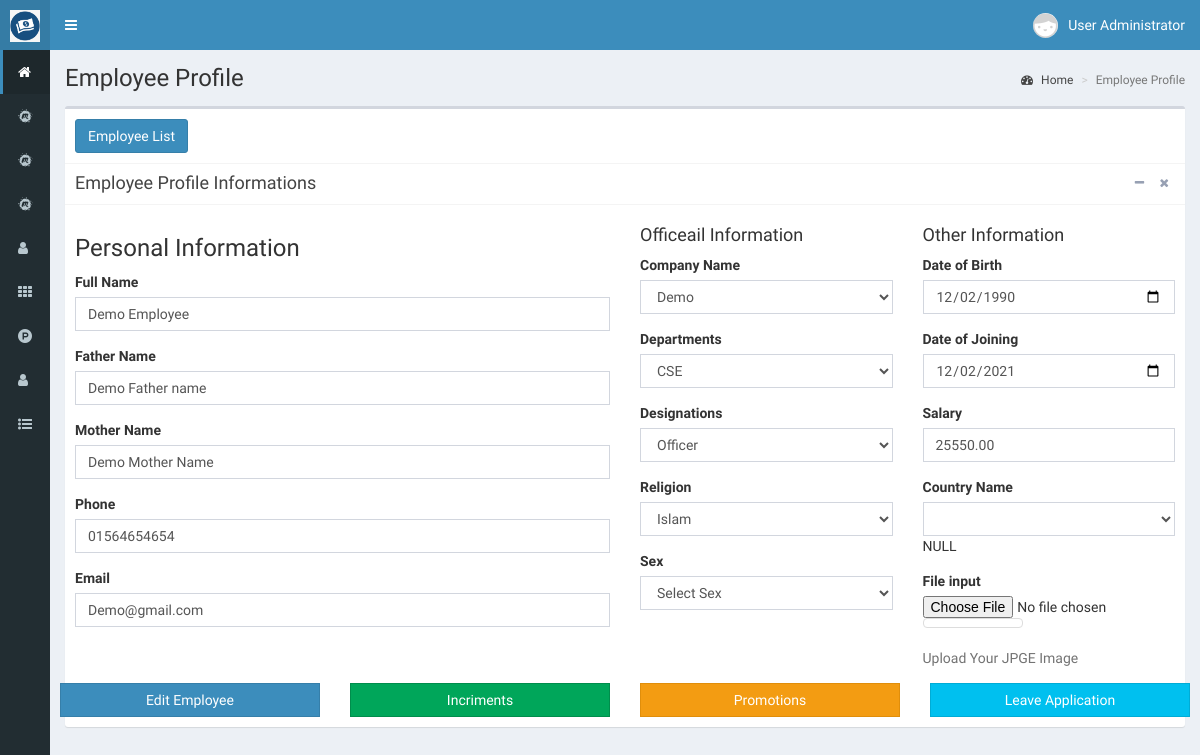
Page /index.php?route=viewempprofile&userId=1 (signed in) on the committed database.
### tables this page shows
CREATE TABLE `employee_info` (
  `id` int(11) NOT NULL,
  `full_name` varchar(200) NOT NULL,
  `email` varchar(500) NOT NULL,
  `phone` varchar(200) NOT NULL,
  `address_name_id` int(11) NOT NULL,
  `gender` varchar(20) NOT NULL,
  `image` varchar(200) NOT NULL,
  `fname` varchar(100) NOT NULL,
  `mname` varchar(100) NOT NULL,
  `religion` varchar(50) NOT NULL,
  `id_no` varchar(50) NOT NULL,
  `dob` date NOT NULL,
  `joining_date` date NOT NULL,
  `company_id` int(11) NOT NULL,
  `dept_id` int(11) NOT NULL,
  `desig_id` int(11) NOT NULL,
  `salary` double(10,2) NOT NULL,
  `status` tinyint(2) NOT NULL,
  `conttries_id` int(11) NOT NULL,
  `ref_emp_id` int(11) NOT NULL
);

CREATE TABLE `companies` (
  `id` int(11) NOT NULL,
  `company_name` varchar(200) NOT NULL,
  `company_type` varchar(200) NOT NULL,
  `trading_name` varchar(200) NOT NULL,
  `registration_no` varchar(200) NOT NULL,
  `contact_no` varchar(200) NOT NULL,
  `email` varchar(200) NOT NULL,
  `website` varchar(200) NOT NULL,
  `tax_no` varchar(200) NOT NULL,
  `location_id` int(11) NOT NULL,
  `company_logo` varchar(200) NOT NULL,
  `is_active` int(11) NOT NULL
);

CREATE TABLE `departments` (
  `id` int(11) NOT NULL,
  `department_name` varchar(200) NOT NULL,
  `company_id` int(11) NOT NULL,
  `department_head` int(100) NOT NULL,
  `is_active` int(11) NOT NULL
);

CREATE TABLE `designations` (
  `id` int(11) NOT NULL,
  `designation_name` varchar(200) NOT NULL,
  `company_id` int(11) NOT NULL,
  `department_id` int(11) NOT NULL,
  `is_active` int(11) NOT NULL
);

### Views/modules/viewempprofile.php (the view, shortened to what the rows shown need)
<div class="content-wrapper">
    <?php
    $item = 'id';
    $value = $_GET['userId'];
    $employeeList = EmployeeController::crtShowEmployeeList($item, $value);
    ?>
    <section class="content-header">
        <h1>Employee Profile</h1>
        <ol class="breadcrumb">
            <li>
                <a href="home"><i class="fa fa-dashboard"></i> Home</a>
            </li>
            <li class="active">Employee Profile</li>
        </ol>
    </section>
    <section class="content">
        <div class="box">
            <div class="box-header with-border">
                <button class="btn btn-primary">
                    <a href="employeeinfo" style="color: white;">Employee List</a>
                </button>
            </div>
            <div class="box-header with-border">
                <h3 class="box-title">Employee Profile Informations</h3>
                <div class="box-tools pull-right">
                    <button type="button" class="btn btn-box-tool" data-widget="collapse" data-toggle="tooltip" title="Collapse">
                        <i class="fa fa-minus"></i>
                    </button>
                    <button type="button" class="btn btn-box-tool" data-widget="remove" data-toggle="tooltip" title="Remove">
                        <i class="fa fa-times"></i>
                    </button>
                </div>
            </div>
            <div class="box-body">
                <div class="row">
                    <form method="POST" enctype="multipart/form-data">
                        <div class="col-sm-6">
                            <h3 class="box-title">Personal Information</h3>
                            <div class="form-group">
                                <label for="full_name">Full Name</label>
                                <input type="text" class="form-control" id="full_name" name="full_name" placeholder="Enter First Name" value="<?php echo ($employeeList['full_name']); ?>">
                            </div>
                            <div class="form-group">
                                <label for="fname">Father Name</label>
                                <input type="text" class="form-control" id="fname" name="fname" placeholder="Enter Last Name" value="<?php echo ($employeeList['fname']); ?>">
                            </div>
                            <div class="form-group">
                                <label for="mname">Mother Name</label>
                                <input type="text" class="form-control" id="mname" name="mname" placeholder="Enter email" value="<?php echo ($employeeList['mname']); ?>">
                            </div>
                            <div class="form-group">
                                <label for="phone">Phone</label>
                                <input type="text" class="form-control" id="phone" name="phone" placeholder="Enter Phone" value="<?php echo ($employeeList['phone']); ?>">
                            </div>
                            <div class="form-group">
                                <label for="email">Email</label>
                                <input type="email" class="form-control" id="email" name="email" placeholder="Enter Address" value="<?php echo ($employeeList['email']); ?>">
                            </div>
                        </div>
                        <div class="col-sm-3">
                            <h4 class="box-title">Officeail Information</h4>
                            <div class="form-group">
                                <label for="exampleInputEmail1">Company Name</label>
                                <select class="form-control" id="company_id" name="company_id">
                                    <?php
                                    $item = null;
                                    $value1 = null;
                                    $company_name = CompanyController::ctrShowCompanies($item, $value1);
                                    foreach ($company_name as $key => $value) {
                                    ?>
                                        <option value="<?php echo ($value["id"]); ?>" <?php if ($employeeList['company_id'] == $value["id"]) {
                                                                                            echo 'selected';
                                                                                        } ?>><?php echo ($value["company_name"]); ?>
                                        </option>
                                    <?php
                                    }
                                    ?>
                                </select>
                            </div>
                            <div class="form-group">
                                <label for="exampleInputEmail1">Departments</label>
                                <select class="form-control" id="dept_id" name="dept_id">
                                    <?php
                                    $item = null;
                                    $value1 = null;
                                    $company_name = DepartmentController::ctrShowDepartments($item, $value1);
                                    foreach ($company_name as $key => $value) {
                                    ?>
                                        <option value="<?php echo ($value["id"]); ?>" <?php if ($employeeList['dept_id'] == $value["id"]) {
                                                                                            echo 'selected';
                                                                                        } ?>><?php echo ($value["department_name"]); ?>
                                        </option>
                                    <?php
                                    }
                                    ?>
                                </select>
                            </div>
                            <div class="form-group">
                                <label for="desig_id" id="desig_id" name="desig_id">Designations</label>
                                <select class="form-control" id="desig_id" name="desig_id">
                                    <?php
                                    $item = null;
                                    $value1 = null;
                                    $company_name = DesignationsController::ctrShowDesignations($item, $value1);
                                    foreach ($company_name as $key => $value) {
                                    ?>
                                        <option value="<?php echo ($value["id"]); ?>" <?php if ($employeeList['desig_id'] == $value["id"]) {
                                                                                            echo 'selected';
                                                                                        } ?>><?php echo ($value["designation_name"]); ?>
                                        </option>
                                    <?php
                                    }
                                    ?>
                                </select>
                            </div>
                            <div class="form-group">
                                <label for="exampleInputEmail1">Religion</label>
                                <select class="form-control" name="religion" id="religion">
                                    <option value="Islam" <?php echo $employeeList['religion'] == 'Islam' ? 'selected' : '' ?>>Islam</option>
                                </select>
                            </div>
                            <div class="form-group">
                                <label for="exampleInputEmail1">Sex</label>
                                <select class="form-control" name="gender" id="gender">
                                    <option>Select Sex</option>
                                </select>
                            </div>
                        </div>
                        <div class="col-sm-3">
                            <h4 class="box-title">Other Information</h4>
                            <div class="form-group">
                                <label for="Date of Birth">Date of Birth</label>
                                <input type="date" class="form-control" id="dob" name="dob" placeholder="Enter Date of Birth" value="<?php echo ($employeeList['dob']); ?>">
                            </div>
                            <div class="form-group">
                                <label for="exampleInputEmail1">Date of Joining</label>
                                <input type="date" class="form-control" id="joining_date" name="joining_date" placeholder="Enter Date of Joining" value="<?php echo ($employeeList['joining_date']); ?>">
                            </div>
                            <div class="form-group">
                                <label for="exampleInputEmail1">Salary</label>
                                <input type="text" class="form-control" id="salary" name="salary" placeholder="Enter Salary" value="<?php echo ($employeeList['salary']); ?>">
                            </div>
                            <div class="form-group">
                                <label for="exampleInputEmail1">Country Name</label>
                                <select class="form-control" name="conttries_id" id="conttries_id">
                                    <?php
                                    $item = null;
                                    $country_name = CountryController::crlShowCountry($item, $com_value);
                                    foreach ($company_name as $key => $value) {
                                    ?>
                                        <option value="<?php echo ($value["id"]); ?>" <?php if ($employeeList['conttries_id'] == $value["id"]) {
                                                                                            echo 'selected';
                                                                                        } ?>><?php echo ($value["name"]); ?>
                                        </option>
                                    <?php
                                    }
                                    ?>
                                </select>
                                <?php
                                var_dump($country_name["name"]);
                                ?>
                            </div>
                            <div class="form-group">
                                <label for="exampleInputFile">File input</label>
                                <input type="file" id="image" name="image">
                                <img class="thumbnail preview" src="<?php echo ($employeeList['image']); ?>" width="100px">
                                <p class="help-block">Upload Your JPGE Image</p>
                            </div>
                        </div>
                        <div class="row">
                            <div class="col-xs-3">
                                <button type="submit" class="btn btn-primary btn-block btn-flat">Edit Employee</button>
                            </div>
                            <?php
                            echo '
                                    <div class="col-xs-3">
                                    <a href="index.php?route=empincriment&userId=' . $employeeList["id"] . '" class="btn btn-success btn-block btn-flat">Incriments</a>
                                   </div>
                                 ';
                            ?>
                            <?php
                            echo '
                                    <div class="col-xs-3">
                                    <a href="index.php?route=emppromotion&userId=' . $employeeList["id"] . '" class="btn btn-warning btn-block btn-flat">Promotions</a>
                                   </div>
                                 ';
                            ?>
                            <?php
                            echo '
                                    <div class="col-xs-3">
                                    <a href="index.php?route=empleaveinfo&userId=' . $employeeList["id"] . '" class="btn btn-info btn-block btn-flat">Leave Application</a>
                                   </div>
                                 ';
                            ?>
                        </div>
                    </form>
                </div>
            </div>
        </div>
    </section>
</div>

### rows in the picture
employee_info: full_name "Demo Employee", fname "Demo Father name", mname "Demo Mother Name", phone "01564654654", email "Demo@gmail.com", company_id "Demo", dept_id "CSE", desig_id "Officer", religion "Islam", dob "12/02/1990", joining_date "12/02/2021", salary "25550.00"
